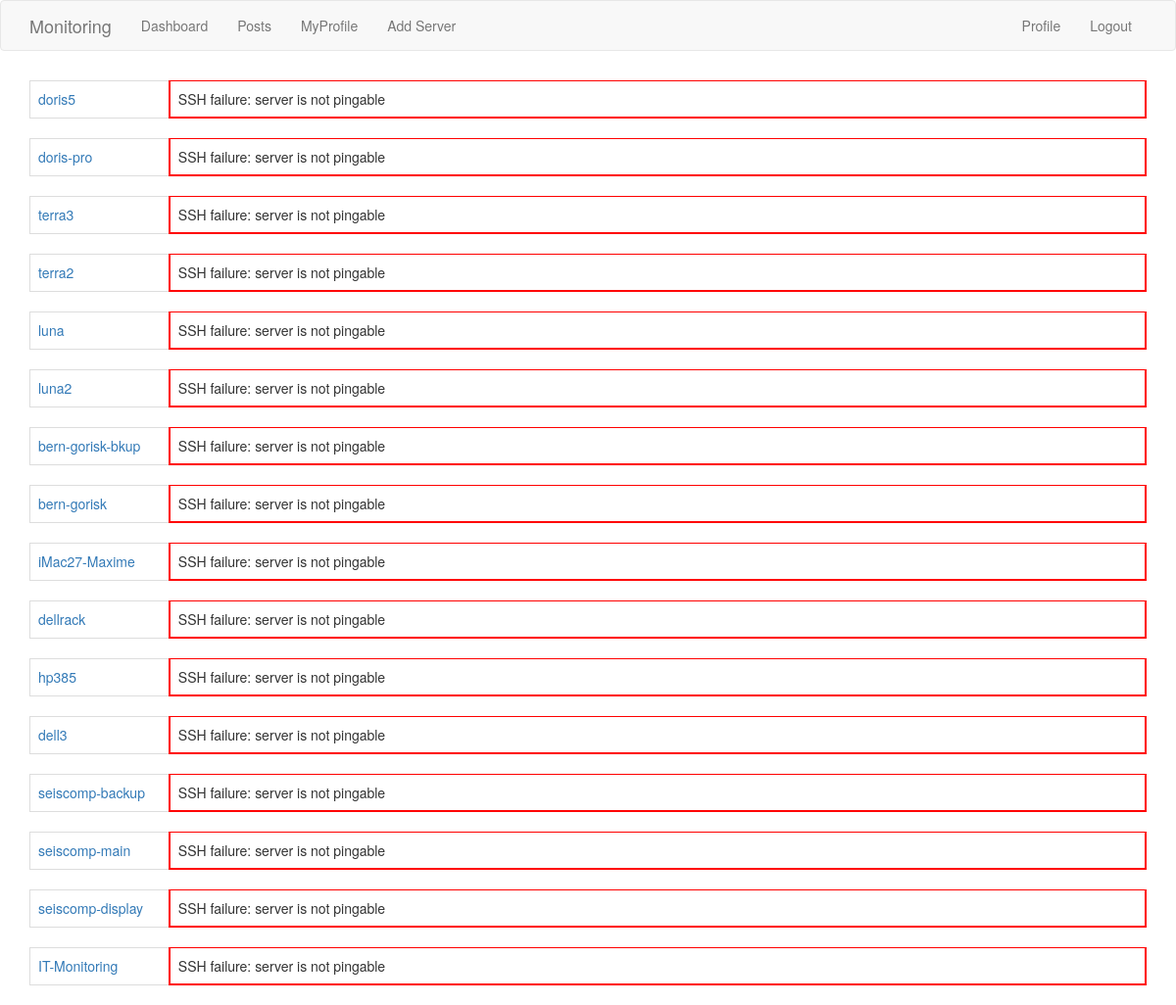
The app's page /monitoring (signed in), older data.
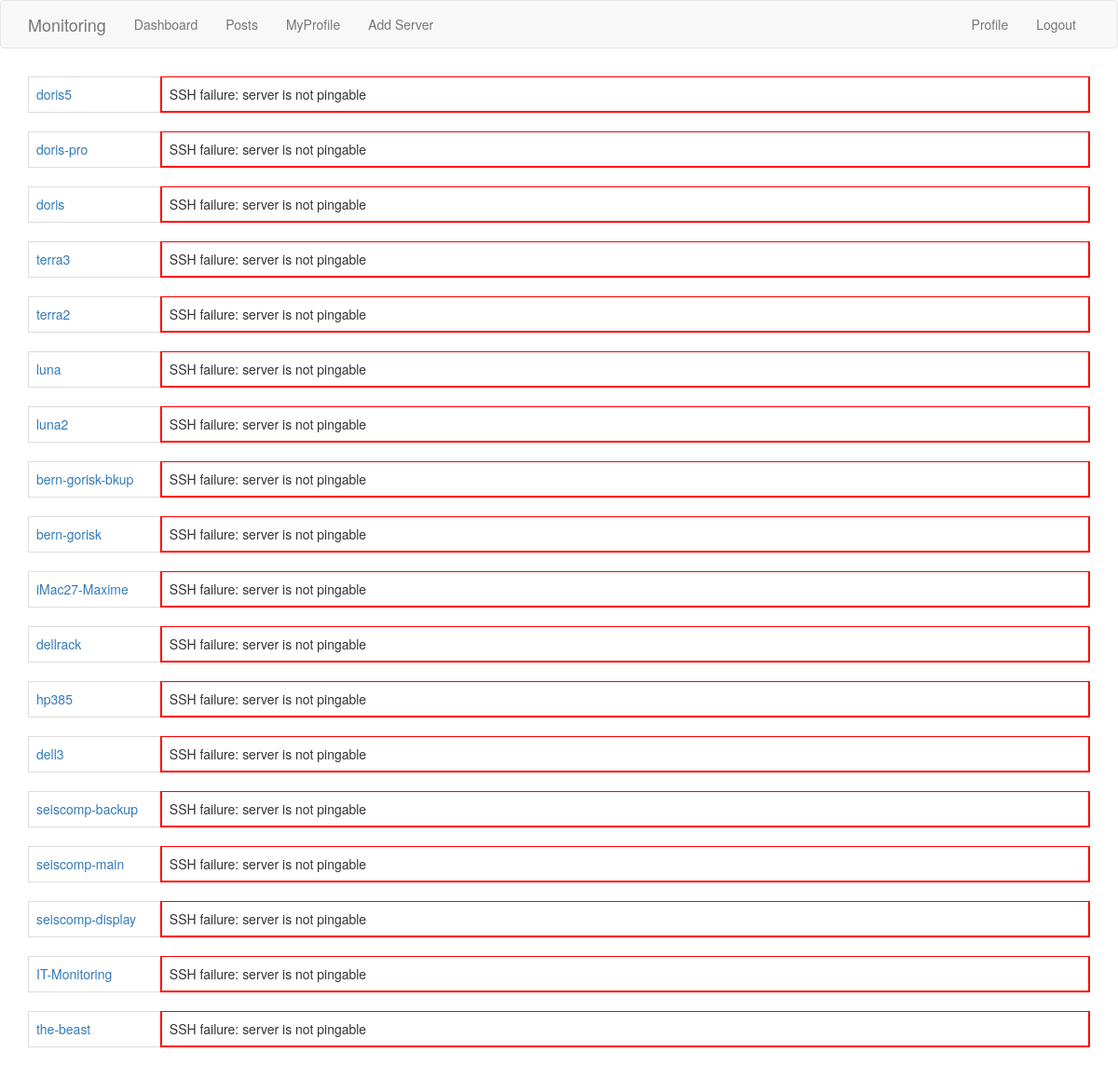
The same page, newer data.
### webapp/models.py (models this page shows, shortened)
class Server(db.Model):
    id = db.Column(db.Integer, primary_key=True)
    address = db.Column(db.String(15), index=True, unique=True)
    name = db.Column(db.String(30), index=True)
    user = db.Column(db.String(15), index=True)
    about_me = db.Column(db.String(300))
    public_address = db.Column(db.String(15), index=True)
    public_name = db.Column(db.String(30), index=True)
    public_server = db.Column(db.Boolean, default=False, index=True)
    os = db.Column(db.String(30), index=True)
    raminfo = db.Column(db.String(30), index=True)
    modele = db.Column(db.String(30), index=True)
    cpuinfo = db.Column(db.String(30), index=True)
    system_type = db.Column(db.String(30), index=True)
    ssh_connection = db.Column(db.Boolean, default=False, index=True)
    mount_volumes = db.Column(db.Boolean, default=False, index=True)
    mandatory_volumes = db.Column(db.String(300), default='', index=True)
    def test_connect(self):
        if self.ping_ip():
            if not self.ssh_connection:
                return False, "SSH not enable for this server"
            try:
                address = self.address
                user = self.user
                ssh = subprocess.Popen(['ssh',address, '-T', '-l',user,'-o', 'PreferredAuthentications=publickey'], stdin=subprocess.PIPE, stdout=subprocess.PIPE, stderr=subprocess.PIPE,  universal_newlines=True, bufsize=0)
                cmd = "exit"
                finalCMD = "{} \n".format(cmd)
                ssh.stdin.write(finalCMD)
                ssh.stdin.close()
                sshError = ssh.stderr.readlines()
                if len(sshError) > 0:
                    for msg in sshError:
                        print(msg)
                        return False, "ssh error: {}".format(msg)
                if len(sshError) == 0:
                    return True, "ok"
            except:
                return False, "unknown issue"
        else:
            return False, "server is not pingable"
    def deco_test_ssh(function):
        def test_ssh(self):
            if self.ping_ip():
                test = subprocess.Popen(f"ssh -o StrictHostKeyChecking=no -o PasswordAuthentication=No -l {self.user} {self.address} {'exit'}", shell=True, stdout=subprocess.PIPE, stderr=subprocess.PIPE).communicate()
                test = test[0].decode('ascii')
                if re.search('denied', str(test)):
                    return False
                else:
                    return function(self)
            else:
                return False
        return test_ssh
    def deco_unix_like(function):
        def unix_like(self):
            if (re.search('Darwin', self.system_type)) or (re.search('Linux', self.system_type)):
                return function(self)
            else:
                return False
        return unix_like
    def ping_ip(self):
        response = os.system("ping -c 1 -t 2 " + self.address)
        if response == 0:
            return True
        else:
            return False

### webapp/routes.py (the view)
@app.route('/monitoring', methods=['GET', 'POST'])
@login_required
def monitoring():
    servers = Server.query.order_by(Server.user).all()
    return render_template('monitoring.html', title='Monitoring', data=servers)

### webapp/models.py (called while the page is built)
@login.user_loader
def load_user(id):
    return User.query.get(int(id))

### webapp/routes.py (called while the page is built)
@app.before_request
def before_request():
    if current_user.is_authenticated:
        current_user.last_seen = datetime.utcnow()
        db.session.commit()

### webapp/templates/monitoring.html
{% extends "base.html" %}
{% block content %}
<div class="container">
        {% for server in data %}
                {% set test_server = server.test_connect() %}
                {% if test_server[0] == True %}
                        <table class="table table-hover table-bordered monitoring">
                                <tbody>
                                        <tr>
                                                <td><a href="{{ url_for('server', server=server.name) }}">{{ server.name }}</a></td>
                                                {% if server.ping_all() %}{% set border_c = "green" %}{% else %}{% set border_c = "red" %}{% endif %}
                                                <td class={{ border_c }}>ping server</td>
                                                {% if server.check_mandatory_volumes() %}
                                                        {% if server.check_mounted_all_volumes()[1] %}{% set border_c = "green" %}{% else %}{% set border_c = "red" %}{% endif %}
                                                        <td class={{ border_c }}>Mounted Volumes</td>
                                                        {% else %}<td></td>{% endif %}
                                                {% if server.get_backup_info()[0] %}
                                                        {% if server.check_all_backup() %}{% set border_c = "green" %}{% else %}{% set border_c = "red" %}{% endif %}
                                                        <td class={{ border_c }}>Backup</td>
                                                        {% else %}<td></td>{% endif %}
                                                <td></td>
                                                <td></td>
                                                <td></td>
                                                <td></td>
                                        </tr>
                                </tbody>
                        </table>
                {% elif server.ssh_connection == True %}
                        <table class="table table-hover table-bordered monitoring">
                                <tbody>
                                        <tr>
                                                <td><a href="{{ url_for('server', server=server.name) }}">{{ server.name }}</a>
                                                <td class="red" colspan="7">SSH failure: {{test_server[1]}}</td>
                                        </tr>
                                </tbody>
                        </table>
                {% endif %}
        {% endfor %}
</div>
{% endblock %}

Row changes from the older to the newer data that the page shows:
added Server: name "doris", test_server "server is not pingable"
now on this page (row edited): Server: name "the-beast", test_server "server is not pingable"
